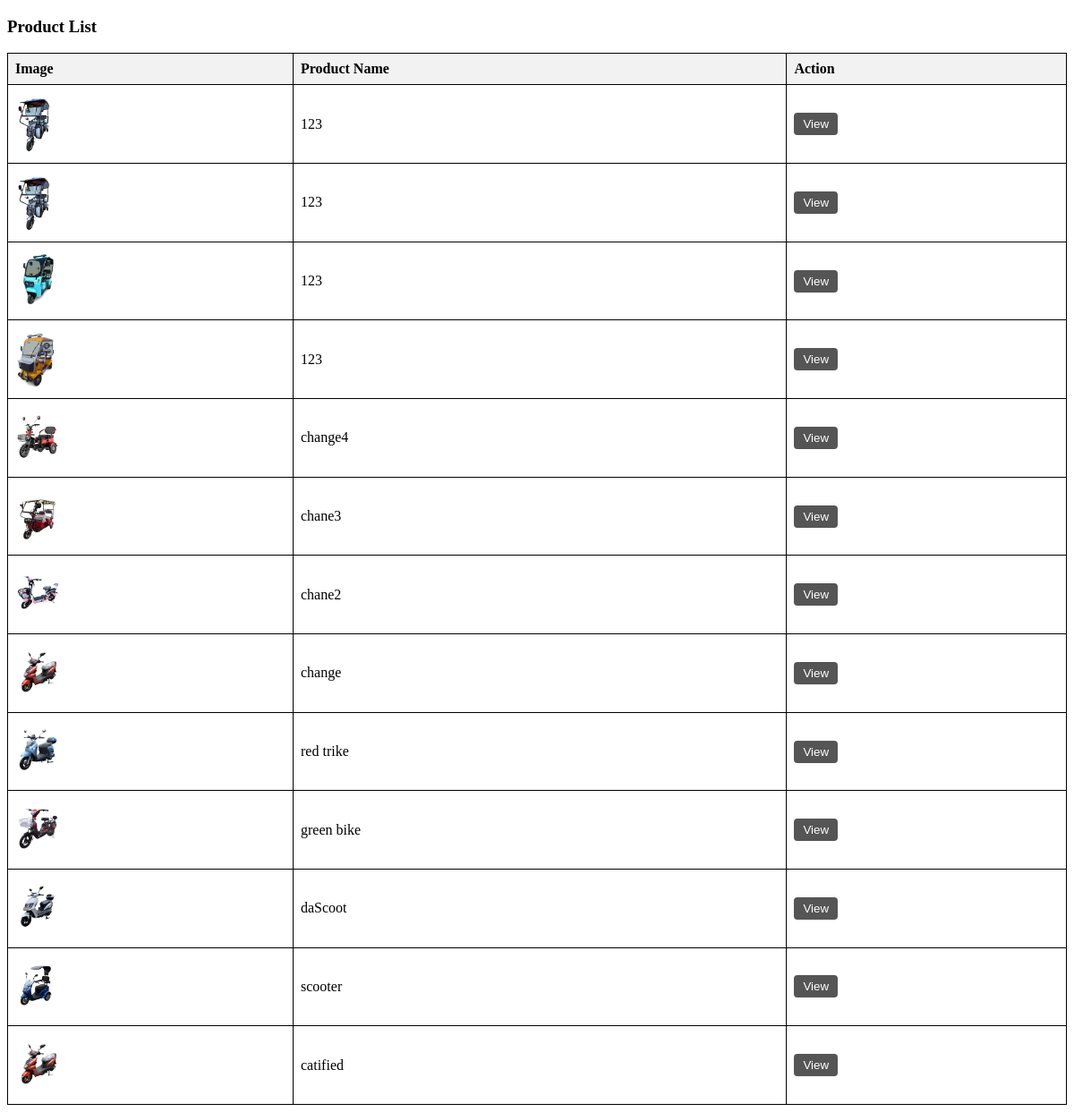
/Admin/more/manage-product.php, run on an earlier commit of the app's database.
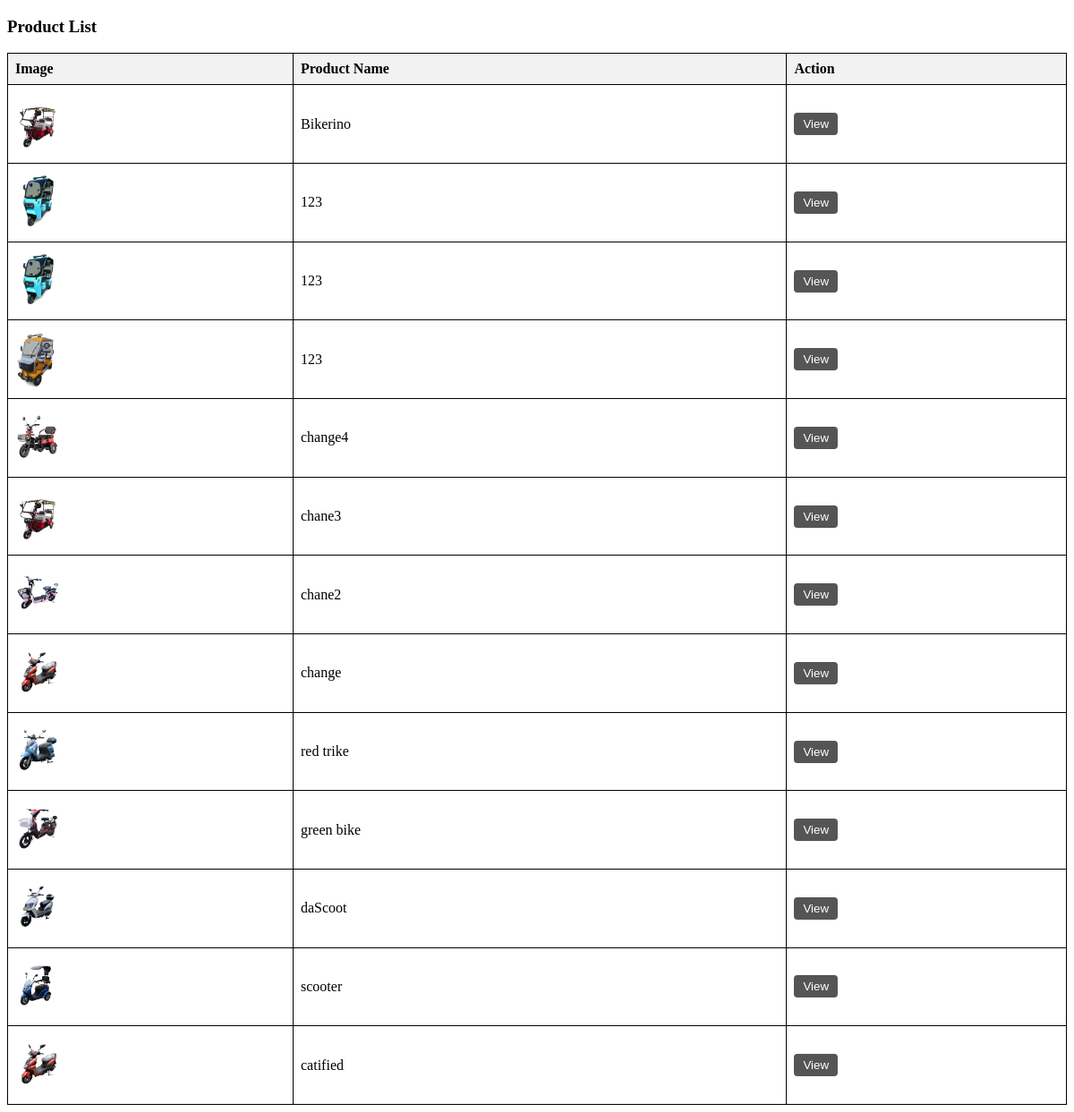
And on a later commit of the database.
### tables this page shows
CREATE TABLE `products_tb` (
  `id` int(255) NOT NULL,
  `prod_serial_num` int(25) DEFAULT NULL,
  `images` varchar(255) DEFAULT NULL,
  `p_model` text DEFAULT NULL,
  `p_wheels` text DEFAULT NULL,
  `p_motor_power` int(11) DEFAULT NULL,
  `p_battery` text DEFAULT NULL,
  `p_max_speed` int(11) DEFAULT NULL,
  `p_range` int(11) DEFAULT NULL,
  `p_max_load` int(11) DEFAULT NULL,
  `p_charging_time` text DEFAULT NULL,
  `p_variants` text DEFAULT NULL,
  `p_other_features` text DEFAULT NULL,
  `p_price` int(11) DEFAULT NULL,
  `u_availability` varchar(255) DEFAULT NULL
);

### Admin/more/manage-product.php (the view, shortened to what this page needs)
<!DOCTYPE html>
<html lang="en">
<head>
</head>
<body>
    <h3>Product List</h3>
    <table>
        <thead>
            <tr>
                <th>Image</th>
                <th>Product Name</th>
                <th>Action</th>
            </tr>
        </thead>
        <tbody>
            <?php
                include ("config/upload-product.php");
                $sql = "SELECT * FROM products_tb ORDER BY id DESC";
                $result = mysqli_query($conn, $sql);
                if (mysqli_num_rows($result) > 0) {
                    while ($row = mysqli_fetch_assoc($result)) {
                        ?>
                        <tr>
                            <td>
                                <img src="<?php echo $row['images']; ?>" alt="Product Image" onclick="openModal('<?php echo $row['images']; ?>')">
                            </td>
                            <td><?php echo $row['p_model']; ?></td>
                            <td>
                                <a href="more/edit-product.php?id=<?php echo $row['id']; ?>">
                                    <button class="button">View</button>
                                </a>
                            </td>
                        </tr>
                        <?php
                    }
                } else {
                    ?>
                    <tr>
                        <td colspan="4">No products found.</td>
                    </tr>
                    <?php
                }
            ?>
        </tbody>
    </table>
</body>
</html>

What changed in the data, as far as the page shows it:
removed products_tb: images (picture), p_model "123"
added products_tb: images (picture), p_model "Bikerino"
changed products_tb (number 2 of 13 on the later page): images: a different picture
